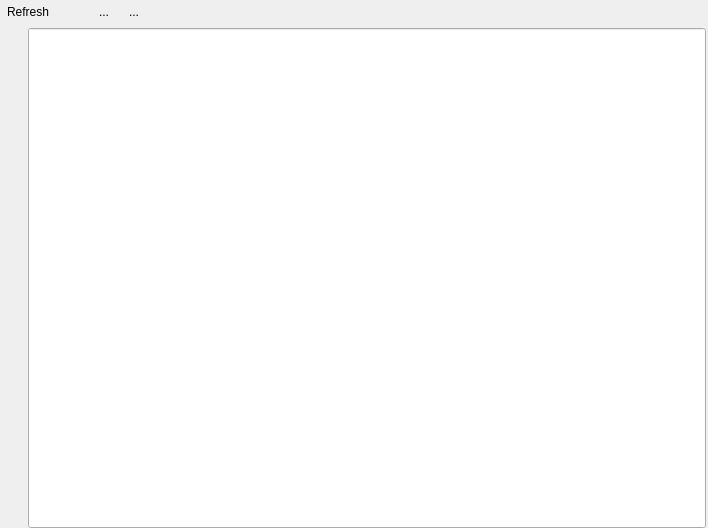
<?xml version="1.0" encoding="UTF-8"?>
<ui version="4.0">
 <class>QgsBrowserDockWidgetBase</class>
 <widget class="QDockWidget" name="QgsBrowserDockWidgetBase">
  <property name="geometry">
   <rect>
    <x>0</x>
    <y>0</y>
    <width>708</width>
    <height>528</height>
   </rect>
  </property>
  <property name="windowTitle">
   <string>Browser</string>
  </property>
  <widget class="QWidget" name="mContents">
   <layout class="QVBoxLayout" name="verticalLayout">
    <property name="spacing">
     <number>5</number>
    </property>
    <property name="margin">
     <number>0</number>
    </property>
    <item>
     <layout class="QHBoxLayout" name="mLayoutHeader">
      <property name="spacing">
       <number>6</number>
      </property>
      <property name="leftMargin">
       <number>0</number>
      </property>
      <property name="rightMargin">
       <number>0</number>
      </property>
      <item>
       <widget class="QToolButton" name="mBtnRefresh">
        <property name="toolTip">
         <string>Refresh</string>
        </property>
        <property name="text">
         <string>Refresh</string>
        </property>
        <property name="icon">
         <iconset>
          <normaloff>:/images/themes/default/mActionDraw.svg</normaloff>:/images/themes/default/mActionDraw.svg</iconset>
        </property>
        <property name="toolButtonStyle">
         <enum>Qt::ToolButtonIconOnly</enum>
        </property>
        <property name="autoRaise">
         <bool>true</bool>
        </property>
       </widget>
      </item>
      <item>
       <widget class="QToolButton" name="mBtnAddLayers">
        <property name="toolTip">
         <string>Add Selected Layers</string>
        </property>
        <property name="text">
         <string/>
        </property>
        <property name="icon">
         <iconset>
          <normaloff>:/images/themes/default/mActionAdd.svg</normaloff>:/images/themes/default/mActionAdd.svg</iconset>
        </property>
        <property name="toolButtonStyle">
         <enum>Qt::ToolButtonIconOnly</enum>
        </property>
        <property name="autoRaise">
         <bool>true</bool>
        </property>
       </widget>
      </item>
      <item>
       <widget class="QToolButton" name="mBtnFilterShow">
        <property name="toolTip">
         <string>Filter Files</string>
        </property>
        <property name="text">
         <string>...</string>
        </property>
        <property name="icon">
         <iconset>
          <normaloff>:/images/themes/default/mActionFilter.png</normaloff>:/images/themes/default/mActionFilter.png</iconset>
        </property>
        <property name="checkable">
         <bool>true</bool>
        </property>
        <property name="checked">
         <bool>false</bool>
        </property>
        <property name="autoRaise">
         <bool>true</bool>
        </property>
       </widget>
      </item>
      <item>
       <widget class="QToolButton" name="mBtnCollapse">
        <property name="toolTip">
         <string>Collapse All</string>
        </property>
        <property name="text">
         <string>...</string>
        </property>
        <property name="icon">
         <iconset>
          <normaloff>:/images/themes/default/mActionCollapseTree.png</normaloff>:/images/themes/default/mActionCollapseTree.png</iconset>
        </property>
        <property name="autoRaise">
         <bool>true</bool>
        </property>
       </widget>
      </item>
      <item>
       <spacer name="horizontalSpacer">
        <property name="orientation">
         <enum>Qt::Horizontal</enum>
        </property>
        <property name="sizeType">
         <enum>QSizePolicy::MinimumExpanding</enum>
        </property>
        <property name="sizeHint" stdset="0">
         <size>
          <width>0</width>
          <height>1</height>
         </size>
        </property>
       </spacer>
      </item>
     </layout>
    </item>
    <item>
     <widget class="QWidget" name="mWidgetFilter" native="true">
      <layout class="QHBoxLayout" name="horizontalLayout">
       <property name="spacing">
        <number>0</number>
       </property>
       <property name="margin">
        <number>0</number>
       </property>
       <item>
        <widget class="QFrame" name="frame">
         <property name="sizePolicy">
          <sizepolicy hsizetype="Expanding" vsizetype="Minimum">
           <horstretch>0</horstretch>
           <verstretch>0</verstretch>
          </sizepolicy>
         </property>
         <property name="frameShape">
          <enum>QFrame::NoFrame</enum>
         </property>
         <property name="frameShadow">
          <enum>QFrame::Raised</enum>
         </property>
         <layout class="QHBoxLayout" name="horizontalLayout_3">
          <property name="spacing">
           <number>2</number>
          </property>
          <property name="leftMargin">
           <number>2</number>
          </property>
          <property name="topMargin">
           <number>0</number>
          </property>
          <property name="rightMargin">
           <number>2</number>
          </property>
          <property name="bottomMargin">
           <number>0</number>
          </property>
          <item>
           <widget class="QToolButton" name="mBtnFilterOptions">
            <property name="toolTip">
             <string>Options</string>
            </property>
            <property name="text">
             <string/>
            </property>
            <property name="icon">
             <iconset>
              <normaloff>:/images/themes/default/mActionOptions.svg</normaloff>:/images/themes/default/mActionOptions.svg</iconset>
            </property>
            <property name="popupMode">
             <enum>QToolButton::InstantPopup</enum>
            </property>
            <property name="toolButtonStyle">
             <enum>Qt::ToolButtonIconOnly</enum>
            </property>
            <property name="autoRaise">
             <bool>true</bool>
            </property>
           </widget>
          </item>
          <item>
           <widget class="QgsFilterLineEdit" name="mLeFilter">
            <property name="sizePolicy">
             <sizepolicy hsizetype="Expanding" vsizetype="Preferred">
              <horstretch>0</horstretch>
              <verstretch>0</verstretch>
             </sizepolicy>
            </property>
            <property name="minimumSize">
             <size>
              <width>0</width>
              <height>0</height>
             </size>
            </property>
            <property name="baseSize">
             <size>
              <width>0</width>
              <height>0</height>
             </size>
            </property>
           </widget>
          </item>
         </layout>
        </widget>
       </item>
      </layout>
     </widget>
    </item>
    <item>
     <layout class="QHBoxLayout" name="mLayoutBrowser">
      <property name="spacing">
       <number>5</number>
      </property>
     </layout>
    </item>
   </layout>
  </widget>
 </widget>
 <customwidgets>
  <customwidget>
   <class>QgsFilterLineEdit</class>
   <extends>QLineEdit</extends>
   <header>qgsfilterlineedit.h</header>
  </customwidget>
 </customwidgets>
 <resources>
  <include location="qgis_dev.qrc"/>
 </resources>
 <connections/>
</ui>
